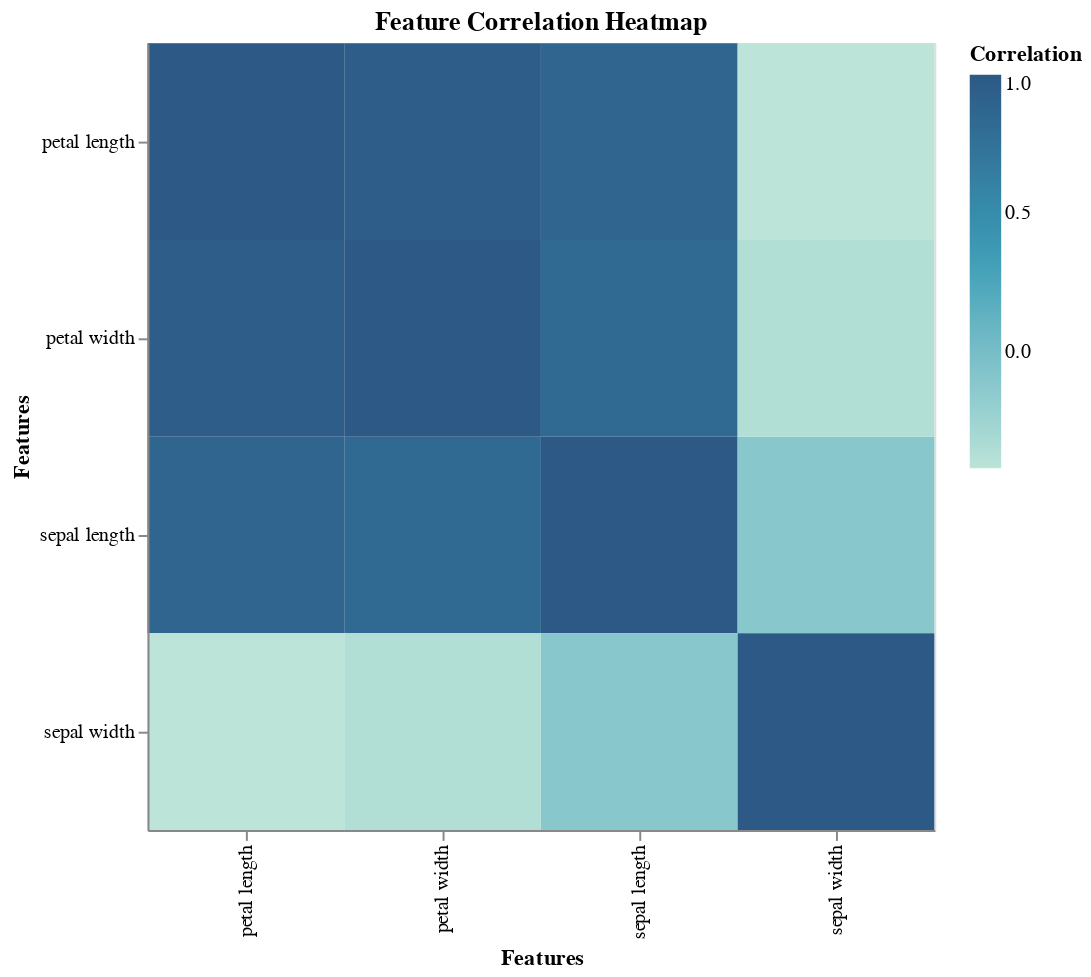

The notebook cell this image was saved under:
### Code cell
heatmap

### Figure 1 — Vega-Lite specification as saved in the notebook (floating-point values rounded to 4 significant figures)
{"config": {"view": {"continuousWidth": 300, "continuousHeight": 300}}, "data": {"name": "data-434c298ced150cb87717b4bb9a5eede1"}, "mark": {"type": "rect"}, "encoding": {"color": {"field": "Correlation", "scale": {"scheme": "tealblues"}, "title": "Correlation", "type": "quantitative"}, "tooltip": [{"field": "Feature1", "type": "nominal"}, {"field": "Feature2", "type": "nominal"}, {"field": "Correlation", "type": "quantitative"}], "x": {"field": "Feature1", "title": "Features", "type": "nominal"}, "y": {"field": "Feature2", "title": "Features", "type": "nominal"}}, "height": 400, "title": "Feature Correlation Heatmap", "width": 400, "$schema": "https://vega.github.io/schema/vega-lite/v5.16.3.json", "datasets": {"data-434c298ced150cb87717b4bb9a5eede1": [{"Feature1": "sepal length", "Feature2": "sepal length", "Correlation": 1.0}, {"Feature1": "sepal width", "Feature2": "sepal length", "Correlation": -0.1094}, {"Feature1": "petal length", "Feature2": "sepal length", "Correlation": 0.8718}, {"Feature1": "petal width", "Feature2": "sepal length", "Correlation": 0.818}, {"Feature1": "sepal length", "Feature2": "sepal width", "Correlation": -0.1094}, {"Feature1": "sepal width", "Feature2": "sepal width", "Correlation": 1.0}, {"Feature1": "petal length", "Feature2": "sepal width", "Correlation": -0.4205}, {"Feature1": "petal width", "Feature2": "sepal width", "Correlation": -0.3565}, {"Feature1": "sepal length", "Feature2": "petal length", "Correlation": 0.8718}, {"Feature1": "sepal width", "Feature2": "petal length", "Correlation": -0.4205}, {"Feature1": "petal length", "Feature2": "petal length", "Correlation": 1.0}, {"Feature1": "petal width", "Feature2": "petal length", "Correlation": 0.9628}, {"Feature1": "sepal length", "Feature2": "petal width", "Correlation": 0.818}, {"Feature1": "sepal width", "Feature2": "petal width", "Correlation": -0.3565}, {"Feature1": "petal length", "Feature2": "petal width", "Correlation": 0.9628}, {"Feature1": "petal width", "Feature2": "petal width", "Correlation": 1.0}]}}
